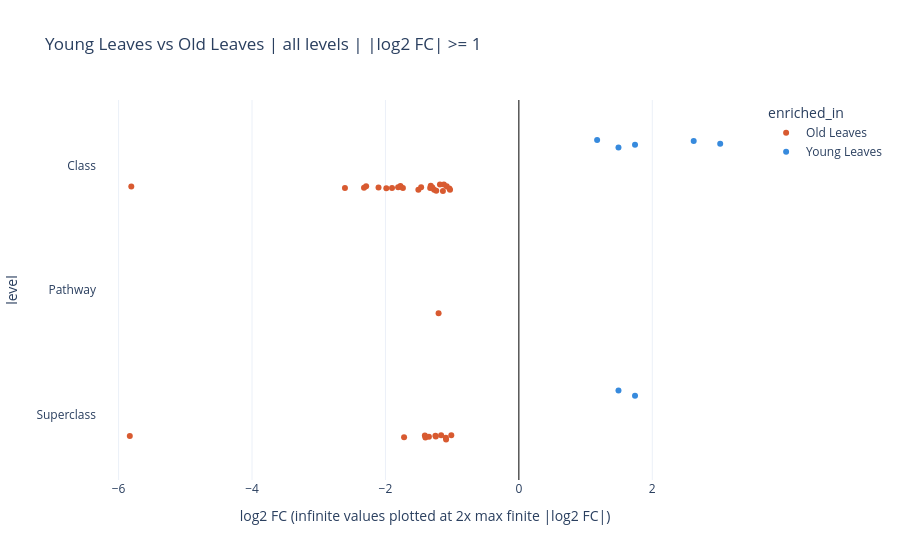

Notebook code for this chart:
### Markdown cell above
#### NPC: Strip Plot (All Levels)

### Code cell
plot_strip(npc_df, "Young Leaves", "Old Leaves")

### Figure 1 — Plotly figure (JSON) as saved in the notebook; plotly's stock layout.template omitted (floating-point values rounded to 4 significant figures)
{"data": [{"alignmentgroup": "True", "boxpoints": "all", "customdata": [[-5.832], [-5.809], [-2.607], [-2.321], [-2.289], [-2.104], [-1.986], [-1.901], [-1.81], [-1.775], [-1.773], [-1.738], [-1.72], [-1.506], [-1.465], [-1.409], [-1.401], [-1.348], [-1.33], [-1.321], [-1.297], [-1.27], [-1.251], [-1.245], [-1.238], [-1.203], [-1.183], [-1.165], [-1.138], [-1.124], [-1.095], [-1.091], [-1.082], [-1.042], [-1.032], [-1.013]], "fillcolor": "rgba(255,255,255,0)", "hoveron": "points", "hovertemplate": "<b>%{hovertext}</b><br><br>enriched_in=Old Leaves<br>plot_log2_fc=%{x:.2f}<br>level=%{y}<br>log2_fc=%{customdata[0]:.2f}<extra></extra>", "hovertext": ["Isoflavonoids", "Isoflavones", "Hydroxy fatty acids", "Megastigmanes", "Abeolupane triterpenoids", "Cholane steroids", "Cyclamides", "Epothilones", "Depsipeptides", "Ursane and Taraxastane triterpenoids", "Cholestane steroids", "Simple coumarins", "Coumarins", "Glycerophosphocholines", "Flavonols", "Meroterpenoids", "Lignans", "Steroids", "Prenyl quinone meroterpenoids", "Anthocyanidins", "Polyene macrolides", "Lanostane, Tirucallane and Euphane triterpenoids", "Apocarotenoids", "Sesquiterpenoids", "Flavanones", "Shikimates and Phenylpropanoids", "Carotenoids (C40, β-β)", "Flavonoids", "Lupane triterpenoids", "Isocoumarins", "Carotenoids (C40)", "Triterpenoids", "Flavones", "Cinnamic acids and derivatives", "Open-chain polyketides", "Phenylpropanoids (C6-C3)"], "legendgroup": "Old Leaves", "line": {"color": "rgba(255,255,255,0)"}, "marker": {"color": "#D85A30"}, "name": "Old Leaves", "offsetgroup": "Old Leaves", "orientation": "h", "pointpos": 0, "showlegend": true, "type": "box", "x": [-5.832, -5.809, -2.607, -2.321, -2.289, -2.104, -1.986, -1.901, -1.81, -1.775, -1.773, -1.738, -1.72, -1.506, -1.465, -1.409, -1.401, -1.348, -1.33, -1.321, -1.297, -1.27, -1.251, -1.245, -1.238, -1.203, -1.183, -1.165, -1.138, -1.124, -1.095, -1.091, -1.082, -1.042, -1.032, -1.013], "x0": " ", "xaxis": "x", "y": ["Superclass", "Class", "Class", "Class", "Class", "Class", "Class", "Class", "Class", "Class", "Class", "Class", "Superclass", "Class", "Class", "Superclass", "Superclass", "Superclass", "Class", "Class", "Class", "Class", "Superclass", "Superclass", "Class", "Pathway", "Class", "Superclass", "Class", "Class", "Superclass", "Superclass", "Class", "Class", "Class", "Superclass"], "y0": " ", "yaxis": "y"}, {"alignmentgroup": "True", "boxpoints": "all", "customdata": [[3.018], [2.621], [1.741], [1.741], [1.493], [1.493], [1.173]], "fillcolor": "rgba(255,255,255,0)", "hoveron": "points", "hovertemplate": "<b>%{hovertext}</b><br><br>enriched_in=Young Leaves<br>plot_log2_fc=%{x:.2f}<br>level=%{y}<br>log2_fc=%{customdata[0]:.2f}<extra></extra>", "hovertext": ["Iridoids monoterpenoids", "Halogenated fatty acids", "Naphthoquinones", "Naphthalenes", "Diarylheptanoids", "Linear diarylheptanoids", "Cyclic peptides"], "legendgroup": "Young Leaves", "line": {"color": "rgba(255,255,255,0)"}, "marker": {"color": "#378ADD"}, "name": "Young Leaves", "offsetgroup": "Young Leaves", "orientation": "h", "pointpos": 0, "showlegend": true, "type": "box", "x": [3.018, 2.621, 1.741, 1.741, 1.493, 1.493, 1.173], "x0": " ", "xaxis": "x", "y": ["Class", "Class", "Class", "Superclass", "Superclass", "Class", "Class"], "y0": " ", "yaxis": "y"}], "layout": {"boxmode": "group", "legend": {"title": {"text": "enriched_in"}, "tracegroupgap": 0}, "title": {"text": "Young Leaves vs Old Leaves | all levels | |log2 FC| >= 1"}, "xaxis": {"anchor": "y", "domain": [0, 1], "title": {"text": "log2 FC (infinite values plotted at 2x max finite |log2 FC|)"}, "zeroline": true, "zerolinecolor": "black", "zerolinewidth": 1}, "yaxis": {"anchor": "x", "categoryarray": ["Superclass", "Pathway", "Class"], "categoryorder": "array", "domain": [0, 1], "title": {"text": "level"}}}}
